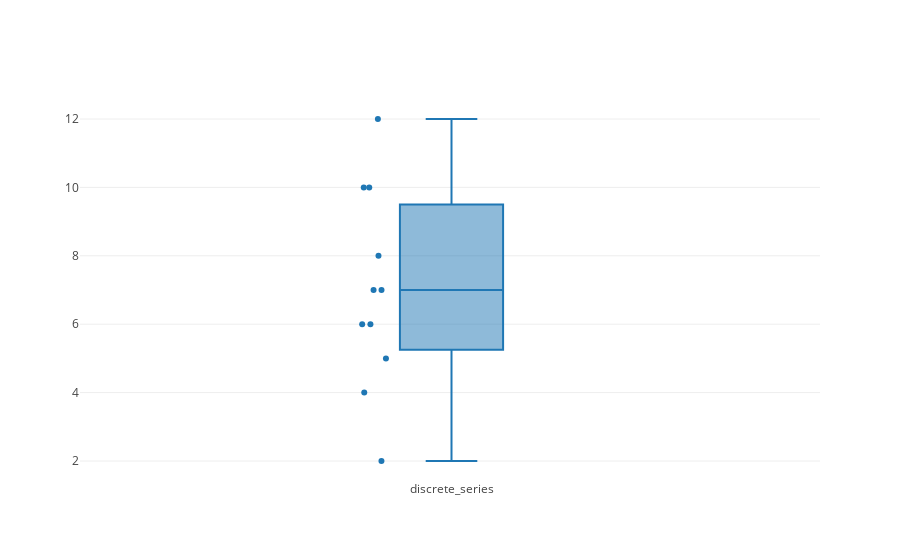

Write notebook code for a chart like this one.
### Markdown cell above
### Ящик с усами

### Code cell
data_box = [go.Box(y=discrete_series,
                   boxpoints='all',
                   pointpos=-1.5,
                   name='discrete_series')]
layout_box = go.Layout(boxgap=0.8)

iplot(go.Figure(data=data_box, layout=layout_box))

### Figure 1 — Plotly figure (JSON) as saved in the notebook; plotly's stock layout.template omitted (floating-point values rounded to 4 significant figures)
{"data": [{"boxpoints": "all", "name": "discrete_series", "pointpos": -1.5, "type": "box", "y": [12, 8, 5, 10, 6, 2, 6, 7, 4, 7, 10]}], "layout": {"boxgap": 0.8}}
